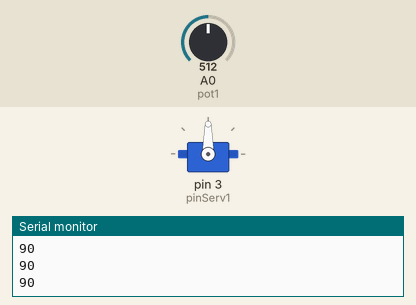
A sketch run on a simulated Arduino Uno, built with avr-gcc and run on an emulated ATmega328P. Parts: servo, the last lines printed to the serial monitor. The test bench sets the inputs (shaded band); at power-on: A0 (pot1) = 512.

Above: at 1.2 s.
1.3 s: A0 (pot1) set to 716
At 2.5 s:
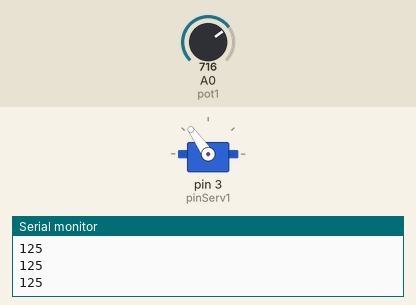
2.8 s: A0 (pot1) set to 900
At 4.0 s:
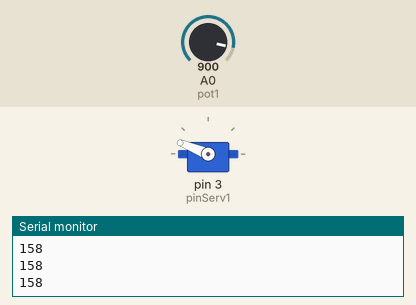
4.3 s: A0 (pot1) set to 1023
At 5.4 s:
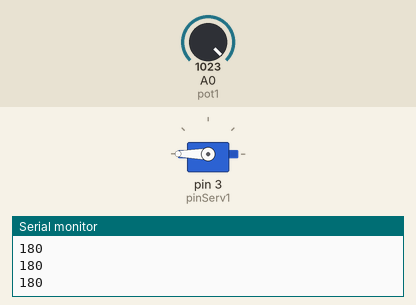
5.8 s: A0 (pot1) set to 306
At 6.7 s:
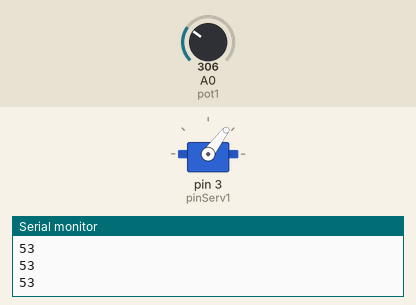
7.3 s: A0 (pot1) set to 122
At 8.0 s:
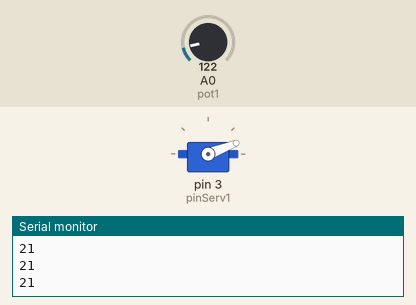
8.8 s: A0 (pot1) set to 0
At 9.4 s:
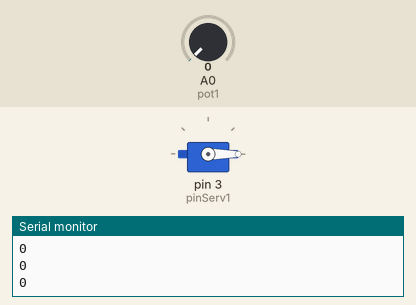
Timing chart, 0 to 11.3 s (numbered marks = the images above; inputs shaded):
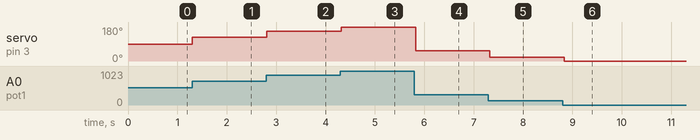

The sketch:

sketch_sep12a.ino
```cpp
// inclui bibilioteca do servomotor
#include <Servo.h>

// define pinos dos servos
#define pinServ1 3
#define pinServ2 5
#define pinServ3 6
#define pinServ4 9

// define as portas dos potenciometros
#define pot1 A0
#define pot2 A1
#define pot3 A2
#define pot4 A3

// nomeia os servos
Servo serv1,serv2,serv3,serv4;

// cria as variavies dos angulos de cada motor
int motor1,motor2,motor3,motor4;

unsigned long mostradorTimer = 1;
const unsigned long intervaloMostrador = 5000;

void setup() {

  //inicia o monitor serial
  Serial.begin(9600);

  // atribui pinos dos servos
  serv1.attach(pinServ1);
  //serv2.attach(pinServ2);
  //serv3.attach(pinServ3);
  //serv4.attach(pinServ4);

}

void loop(){

  // leitura dos potenciometros
  motor1 = map(analogRead(pot1),0,1023,0,180);
  Serial.println(motor1);
  /*motor2 = map(analogRead(pot2),0,1023,0,180);
  motor3 = map(analogRead(pot3),0,1023,85,180);
  motor4 = map(analogRead(pot4),0,1023,0,43);*/

  // posicionamento dos potenciometros
  serv1.write(motor1);
  //serv2.write(motor2);
  //serv3.write(motor3);
  //serv4.write(motor4);

/*    if ((millis() - mostradorTimer) >= intervaloMostrador) {

    // envio para o monitor serial do posicionamentos dos motores
    Serial.println("**********************************************");

    Serial.print("Pot1:");
    Serial.print(analogRead(pot1));
    Serial.print(" Angulo Motor1:");
    Serial.println(motor1);

    Serial.print("Pot2:");
    Serial.print(analogRead(pot2));
    Serial.print(" Angulo Motor2:");
    Serial.println(motor2);

    Serial.print("Pot3:");
    Serial.print(analogRead(pot3));
    Serial.print(" Angulo Motor3:");
    Serial.println(motor3);

    Serial.print("Pot4:");
    Serial.print(analogRead(pot4));
    Serial.print(" Angulo Motor4:");
    Serial.println(motor4);

    mostradorTimer = millis();
  } */

  // tempo de espera para recomeçar
  delay(100);

}
```

Measured:
- after the input at 1.3 s, servo on pin 3 (pinServ1): 90° → 125° at once
- after the input at 2.8 s, servo on pin 3 (pinServ1): 125° → 158° at once
- after the input at 4.3 s, servo on pin 3 (pinServ1): 158° → 180° at once
- after the input at 5.8 s, servo on pin 3 (pinServ1): 180° → 53° at once
- after the input at 7.3 s, servo on pin 3 (pinServ1): 53° → 21° at once
- after the input at 8.8 s, servo on pin 3 (pinServ1): 21° → 0° at once
